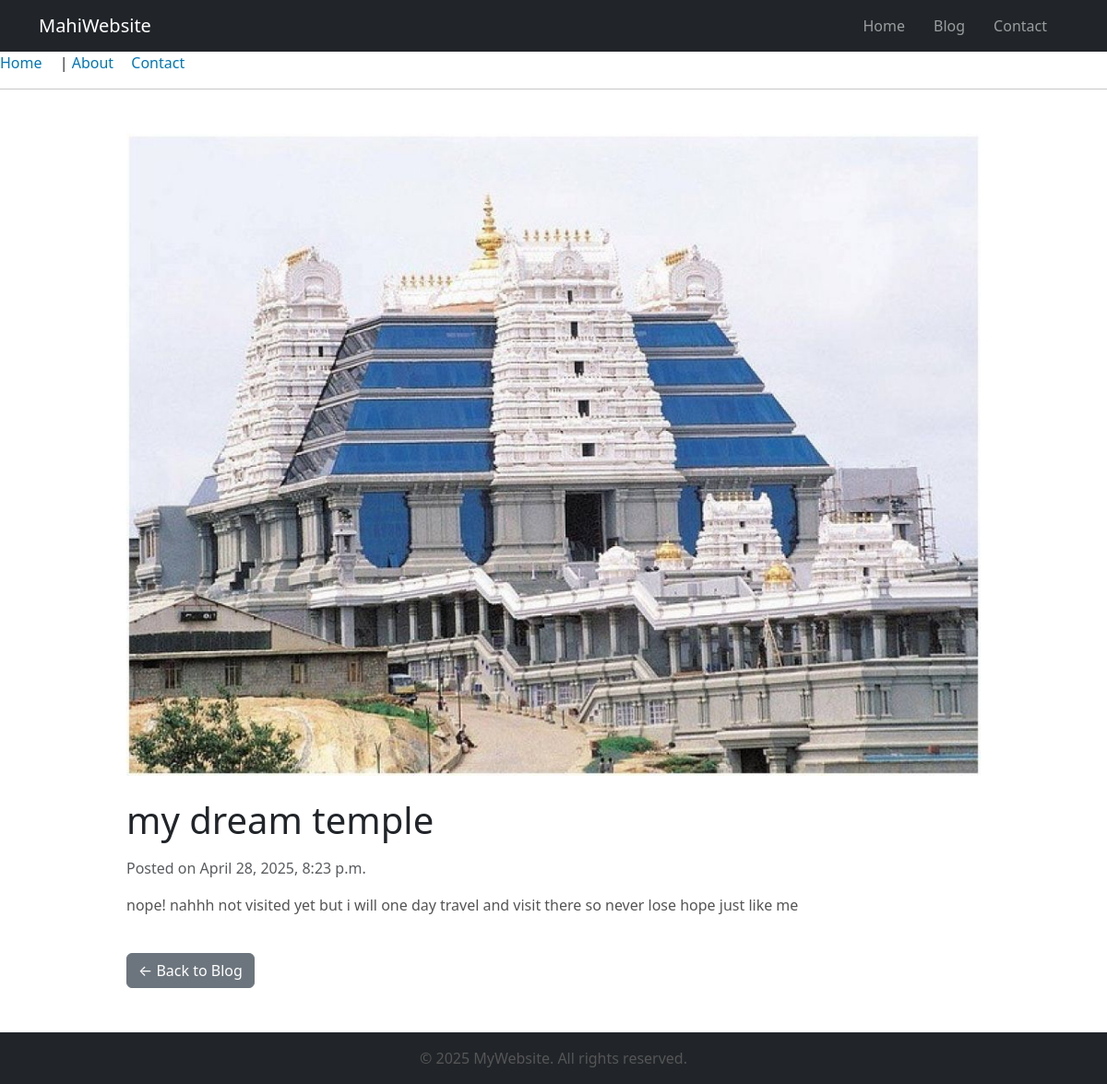
/blog/5/, run on the app's committed database.
### home/models.py (models this page shows, shortened)
class BlogPost(models.Model):
    title = models.CharField(max_length=200)
    content = models.TextField()
    created_at = models.DateTimeField(auto_now_add=True)
    category = models.ForeignKey(Category, on_delete=models.CASCADE, null=True, blank=True)
    image = models.ImageField(upload_to='blog_images/', null=True, blank=True)

### home/views.py (the view)
# urls.py: path('blog/<int:blog_id>/', views.blog_detail, name='blog_detail'),
def blog_detail(request, blog_id):
    blog = BlogPost.objects.get(id=blog_id)
    return render(request, 'blog_detail.html', {'blog': blog})

### home/templates/blog_detail.html (shortened to what this page needs)
{% extends 'base.html' %}
{% block content %}
<div class="container mt-5">
    <div class="row justify-content-center">
        <div class="col-md-10">
            {% if blog.image %}
                <img src="{{ blog.image.url }}" class="img-fluid mb-4" alt="{{ blog.title }}">
            {% endif %}
            <h1 class="mb-3">{{ blog.title }}</h1>
            <p class="text-muted">Posted on {{ blog.created_at }}</p>
            <div class="content">
                <p>{{ blog.content|linebreaks }}</p>
            </div>
            <a href="{% url 'blog_list' %}" class="btn btn-secondary mt-4">← Back to Blog</a>
        </div>
    </div>
</div>
{% endblock %}

### home/static/style.css (style rules this page uses)
body { font-family: Arial, sans-serif; margin: 20px; background-color: #e0f7fa; }
h1 { color: #0077b6; }
p { color: #555; }

### data on the page
BlogPost: image (picture), title "my dream temple", created_at "April 28, 2025, 8:23 p.m.", content "nope! nahhh not visited yet but i will one day travel and visit there so never lose hope just like me"
